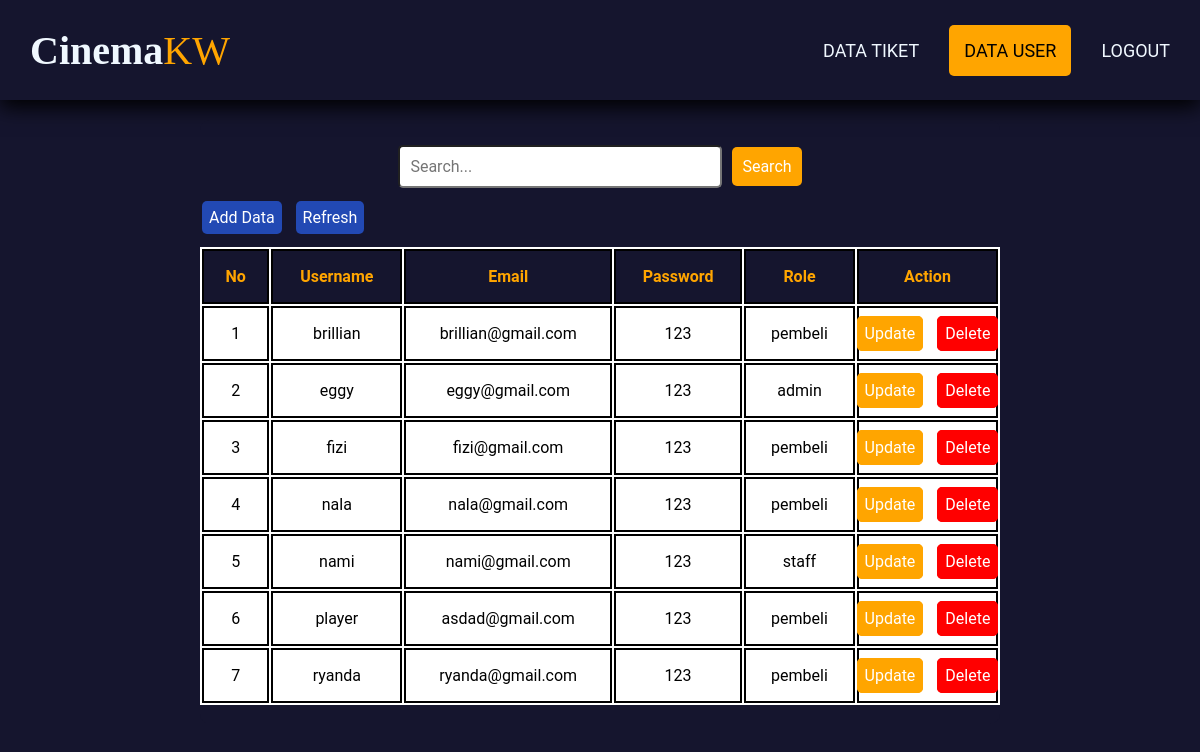
The app's page /crud_user.php?sort=username (signed in) with its own data.
### tables this page shows
CREATE TABLE `user` (
  `id_user` int(11) NOT NULL,
  `username` varchar(50) NOT NULL,
  `email` varchar(50) NOT NULL,
  `password` varchar(50) NOT NULL,
  `role` varchar(20) NOT NULL
);

### crud_user.php (the view, shortened to what this page needs)
<?php
include 'koneksi.php';
$query = "SELECT * FROM user";
if (isset($_GET['sort'])) {
  $valid_columns = array('username', 'email', 'role');
  $sort = mysqli_real_escape_string($conn, $_GET['sort']);
  if (in_array($sort, $valid_columns)) {
    $query .= " ORDER BY $sort";
  }
}
$result = mysqli_query($conn, $query);
?>
<!DOCTYPE html>
<html lang="en">
<head>
    <link rel="stylesheet" href="style/style.css">
    <link rel="stylesheet" href="style/crud.css">
</head>
<body>
  <div class="container">
    <nav class="wrapper">
        <div class="prof">
            <div class="fname">Cinema</div>
            <div class="lname">KW</div>
        </div>
        <?php if($_SESSION['role'] == 'admin'): ?>
            <ul class="nav">
              <li><a href="crud_tiket.php">Data Tiket</a></li>
              <li><a href="crud_user.php" class="active">Data User</a></li>
              <li><a href="logout.php">Logout</a></li>
            </ul>
            <?php endif; ?>
    </nav>
    <div class="table-user">
        <form method="GET" action="">
          <div class="search-container">
            <input type="text" name="search" placeholder="Search..." class="search-input">
            <button type="submit" class="search-button">Search</button>
          </div>
        </form>
        <div class ="tes">
          <a href="crud_user/create.php" class="btn-primary">Add Data</a>
          <a href="crud_user.php" class=btn-secondary>Refresh</a>
        </div>
        <table class="tabel">
            <thead>
            <tr class="table-judul">
              <th>No</th>
              <th><a style="color:orange" href="?sort=username">Username</a></th>
              <th><a style="color:orange" href="?sort=email">Email</a></th>
              <th>Password</th>
              <th><a style="color:orange" href="?sort=role">Role</a></th>
              <th>Action</th>
            </tr>
            </thead>
            <?php
              $i=1;
              while($row = mysqli_fetch_assoc($result)){
            ?>
            <tr>
                <td><?php echo $i?></td>
                <td><?php echo $row['username']?></td>
                <td><?php echo $row['email']?></td>
                <td><?php echo $row['password']?></td>
                <td><?php echo $row['role']?></td>
                <td>
                    <a href="crud_user/update.php?id=<?php echo $row['id_user']?>" class="btn-danger" role="button">Update</a>
                    <a href="crud_user/delete.php?id=<?php echo $row['id_user']?>" class="btn-warning" role="button">Delete</a>
                </td>
            </tr>
            <?php
            $i++;
            }
            ?>
        </table>
        <br>
    </div>
  </div>
</body>
</html>

### style/style.css (style rules this page uses)
*, html, body { margin: 0 ; padding: 0; font-family: "Roboto", sans-serif; }
body { background-color: rgb(21, 21, 46); }
.container { display: flex; flex-direction: column; width: 100%; height: auto; background-color: rgb(21, 21, 46); margin-bottom: 100px; }
.wrapper { position: fixed; top: 0; left: 0; right: 0; margin-top: 0; display: flex; justify-content: space-between; align-items: center; font-size: 20px; padding: 15px; width: 97,5%; height: 70px; background-color:rgb(21, 21, 46); box-shadow: 0 7px 20px 0 black; z-index: 1; }
.prof { display: flex; flex-direction: row; font-size: 1.5em; padding: 15px; }
.fname { color: aliceblue; font-weight: 700; font-family: "Forte", "san-serif"; font-size: 40px; }
.lname { color: orange; font-weight: 400px; padding-left: 0px; font-family: "Forte", "san-serif"; font-size: 40px; }
.nav { display: flex; justify-content: center; align-items: center; text-transform: uppercase; }
.nav li { list-style-type: none; padding: 15px; }
.nav li a { color: aliceblue; font-size: 20px; text-decoration: none; font-size: large; }
.active { color: rgb(0, 0, 0) !important; background-color:orange; border-radius: 5px; padding: 15px; }
.table-user { margin-top: 120px !important; }

### style/crud.css (style rules this page uses)
table { background-color: rgb(255, 255, 255); justify-content: center; width: 100%; }
.tabel td { padding: 1rem; }
table tr { border: 2px solid black; }
table th { padding: 1rem !important; }
table td { border: 2px solid black !important; text-align: center; }
.table-judul { background-color: rgb(21, 21, 46); color: orange; }
.table-judul th { padding:8px; border:2px solid #000000 ; }
.table-user { margin-top: 30px; background-color: rgb(21, 21, 46); justify-content: center; margin-right: 200px; margin-left: 200px; border-radius: 10px; }
.search-container { display: flex; align-items: center; margin-bottom: 20px; margin-top: 25px; justify-content: center; }
.search-input { padding: 10px; border-radius: 5px; margin-right: 10px; font-size: 16px; width: 300px; }
.search-button { padding: 10px; border: none; border-radius: 5px; background-color: orange; font-size: 16px; cursor: pointer; color: #fff; font-size: 16px; }
.btn-danger { border: 1px solid orange; background-color: orange; padding: 7px; margin-right: 5px; margin-left: -30px; text-decoration: none; border-radius: 5px; color: #fff; font-size: 16px; }
.btn-warning { border: 1px solid red; background-color: red; padding: 7px; margin-left: 5px; margin-right: -30px; text-decoration: none; border-radius: 5px; color: #fff; font-size: 16px; }
.btn-primary { background-color: rgb(34, 73, 180); margin-bottom: 10px; padding: 7px; bottom: 0; margin-right: 10px; margin-left: 2px; text-decoration: none; border-radius: 5px; color: #fff; font-size: 16px; }
.btn-secondary { background-color: rgb(34, 73, 180); margin-bottom: 10px; padding: 7px; bottom: 0; margin-right: 20px; text-decoration: none; border-radius: 5px; color: #fff; font-size: 16px; }
.tes { margin-bottom: 20px; }
.table-judul a { text-decoration: none; }

### records on screen
user: username "brillian", email "brillian@gmail.com", password "123", role "pembeli"
user: username "eggy", email "eggy@gmail.com", password "123", role "admin"
user: username "fizi", email "fizi@gmail.com", password "123", role "pembeli"
user: username "nala", email "nala@gmail.com", password "123", role "pembeli"
user: username "nami", email "nami@gmail.com", password "123", role "staff"
user: username "player", email "asdad@gmail.com", password "123", role "pembeli"
user: username "ryanda", email "ryanda@gmail.com", password "123", role "pembeli"
